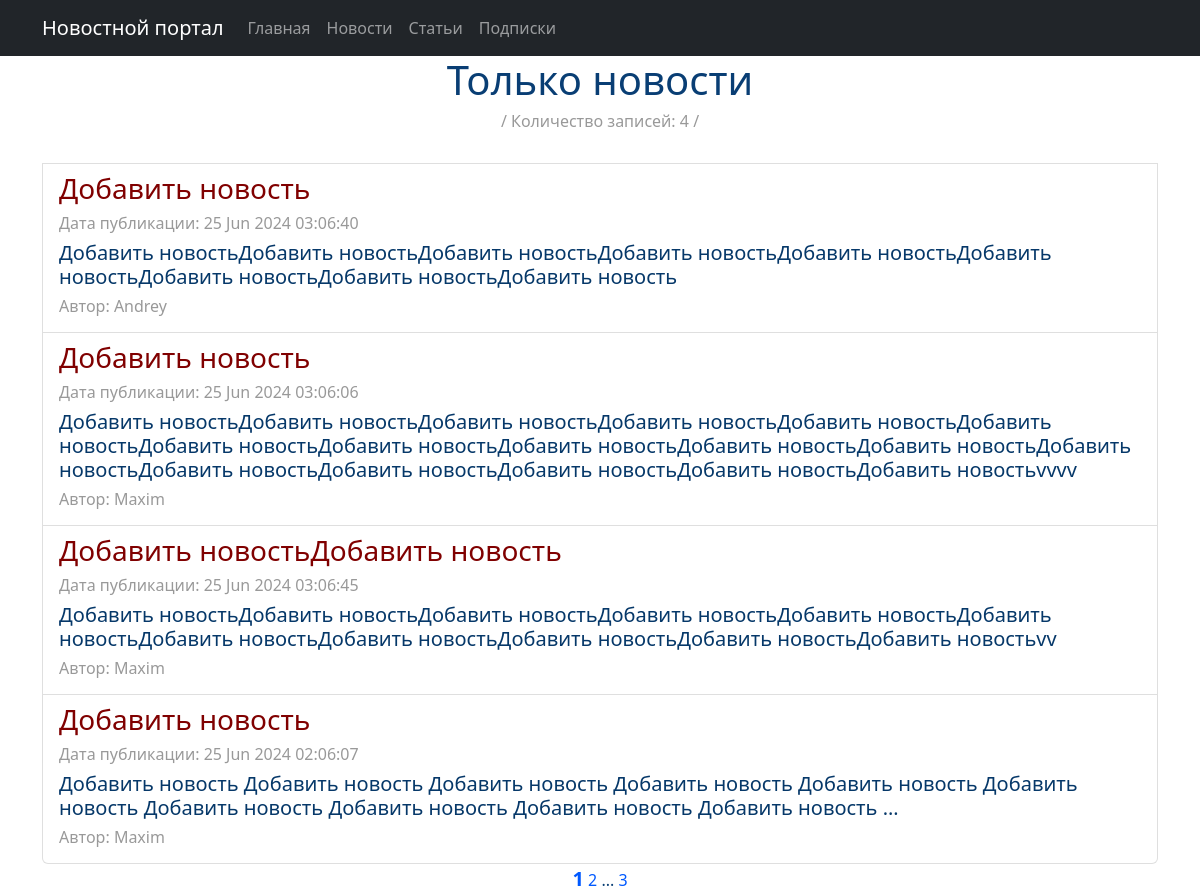
Before: /news/ with the older database file.
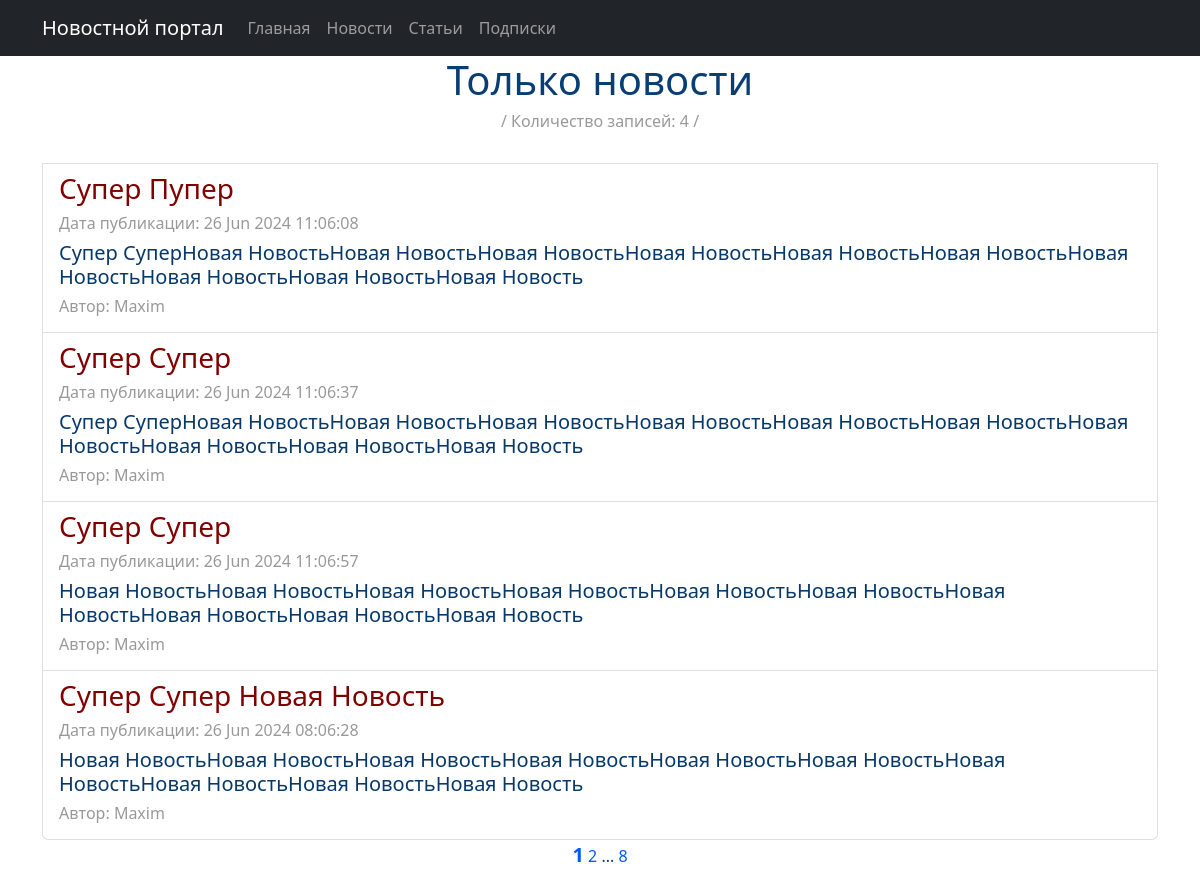
After: the same page with the newer database file.
### news/models.py (models this page shows, shortened)
class Post(models.Model):
    categor = [
        ('AR', 'Статья'),
        ('NE', 'Новость'),
    ]
    type = models.CharField(max_length=8, choices=categor, default='AR')
    user = models.ForeignKey(Author, on_delete=models.CASCADE, related_name='post')
    category = models.ManyToManyField(Category, through='PostCategory')
    date = models.DateTimeField(auto_now_add=True)
    title = models.CharField(max_length=256)
    text = models.TextField()
    rating = models.SmallIntegerField(default=0)

class Author(models.Model):
    user = models.OneToOneField(User, on_delete=models.CASCADE)
    rating = models.SmallIntegerField(default=0)

### news/views.py (the view)
# urls.py: path('news/', NewsList.as_view(), name='news_list'),
class NewsList(ListView):
    model = Post
    ordering = '-date'
    template_name = 'news.html'
    context_object_name = 'news'
    paginate_by = 4
    def get_queryset(self):
        return Post.objects.filter(type='NE').order_by('-date')

### news/templatetags/custom_filters.py (called while the page is built)
@register.filter()
def length(value):
    return len(value)

### news/templatetags/custom_tags.py (called while the page is built)
@register.simple_tag(takes_context=True)
def url_replace(context, **kwargs):
    d = context['request'].GET.copy()
    for k, v in kwargs.items():
        d[k] = v
    return d.urlencode()

### templates/news.html (shortened to what this page needs)
{% extends 'flatpages/default.html' %}
{% load custom_filters %}
{% load custom_tags %}
{% block content %}
<h1>Только новости</h1>
<h6><span
        style="color: #999999;">/ Количество записей: {{news|length}} /</span></h6>
{% if news %}
<div class="list-group">
    <br>
    {% for new in news %}
    <a href="{{ new.id }}" class="list-group-item list-group-item-action">
        <h3 style="text-align: left;"><span
                style="color: #800000;">{{ new.title }}</span></h3>
        <h6 style="text-align: left;"><span
                style="color: #999999;">Дата публикации: {{ new.date |date:'d M Y h:m:s'}}</span></h6>
        <h5 style="text-align: left;">{{ new.text | truncatewords:20 }}</h5>
        <h6 style="text-align: left;"><span
                style="color: #999999;">Автор: {{ new.user.user }}</span></h6>
    </a>
    {% endfor %}
</div>
{% else %}
<h2>Новостей нет!</h2>
{% endif %}
<a style="font-size: 20px;"><b>{{ page_obj.number }}</b></a>
{% if page_obj.has_next %}
<a href="?{% url_replace page=page_obj.next_page_number %}">{{ page_obj.next_page_number }}</a>
{% if paginator.num_pages != page_obj.next_page_number %}
...
<a href="?{% url_replace page=page_obj.paginator.num_pages %}">{{ page_obj.paginator.num_pages }}</a>
{% endif %}
{% endif %}
{% endblock content %}

Changed rows visible on the page:
no longer on this page (row unchanged): Post: title "Добавить новость", date "25 Jun 2024 03:06:40", text "Добавить новостьДобавить новостьДобавить новостьДобавить новостьДобавить новостьДобавить новостьДобавить новостьДобавить новостьДобавить новость", user.user "Andrey"
no longer on this page (row unchanged): Post: title "Добавить новость", date "25 Jun 2024 03:06:06", text "Добавить новостьДобавить новостьДобавить новостьДобавить новостьДобавить новостьДобавить новостьДобавить новостьДобавить новостьДобавить новостьДобавить новостьДобавить новостьДобавить новостьДобавить новостьДобавить новостьДобавить новостьДобавить новостьДобавить новостьvvvv", user.user "Maxim"
no longer on this page (row unchanged): Post: title "Добавить новостьДобавить новость", date "25 Jun 2024 03:06:45", text "Добавить новостьДобавить новостьДобавить новостьДобавить новостьДобавить новостьДобавить новостьДобавить новостьДобавить новостьДобавить новостьДобавить новостьДобавить новостьvv", user.user "Maxim"
no longer on this page (row unchanged): Post: title "Добавить новость", date "25 Jun 2024 02:06:07", text "Добавить новость Добавить новость Добавить новость Добавить новость Добавить новость Добавить новость Добавить новость Добавить новость Добавить новость Добавить новость …", user.user "Maxim"
added Post: title "Супер Пупер", date "26 Jun 2024 11:06:08", text "Супер СуперНовая НовостьНовая НовостьНовая НовостьНовая НовостьНовая НовостьНовая НовостьНовая НовостьНовая НовостьНовая НовостьНовая Новость", user.user "Maxim"
added Post: title "Супер Супер", date "26 Jun 2024 11:06:37", text "Супер СуперНовая НовостьНовая НовостьНовая НовостьНовая НовостьНовая НовостьНовая НовостьНовая НовостьНовая НовостьНовая НовостьНовая Новость", user.user "Maxim"
added Post: title "Супер Супер", date "26 Jun 2024 11:06:57", text "Новая НовостьНовая НовостьНовая НовостьНовая НовостьНовая НовостьНовая НовостьНовая НовостьНовая НовостьНовая НовостьНовая Новость", user.user "Maxim"
added Post: title "Супер Супер Новая Новость", date "26 Jun 2024 08:06:28", text "Новая НовостьНовая НовостьНовая НовостьНовая НовостьНовая НовостьНовая НовостьНовая НовостьНовая НовостьНовая НовостьНовая Новость", user.user "Maxim"
Other visible differences:
{{ page_obj.paginator.num_pages }}: "3" → "8"
